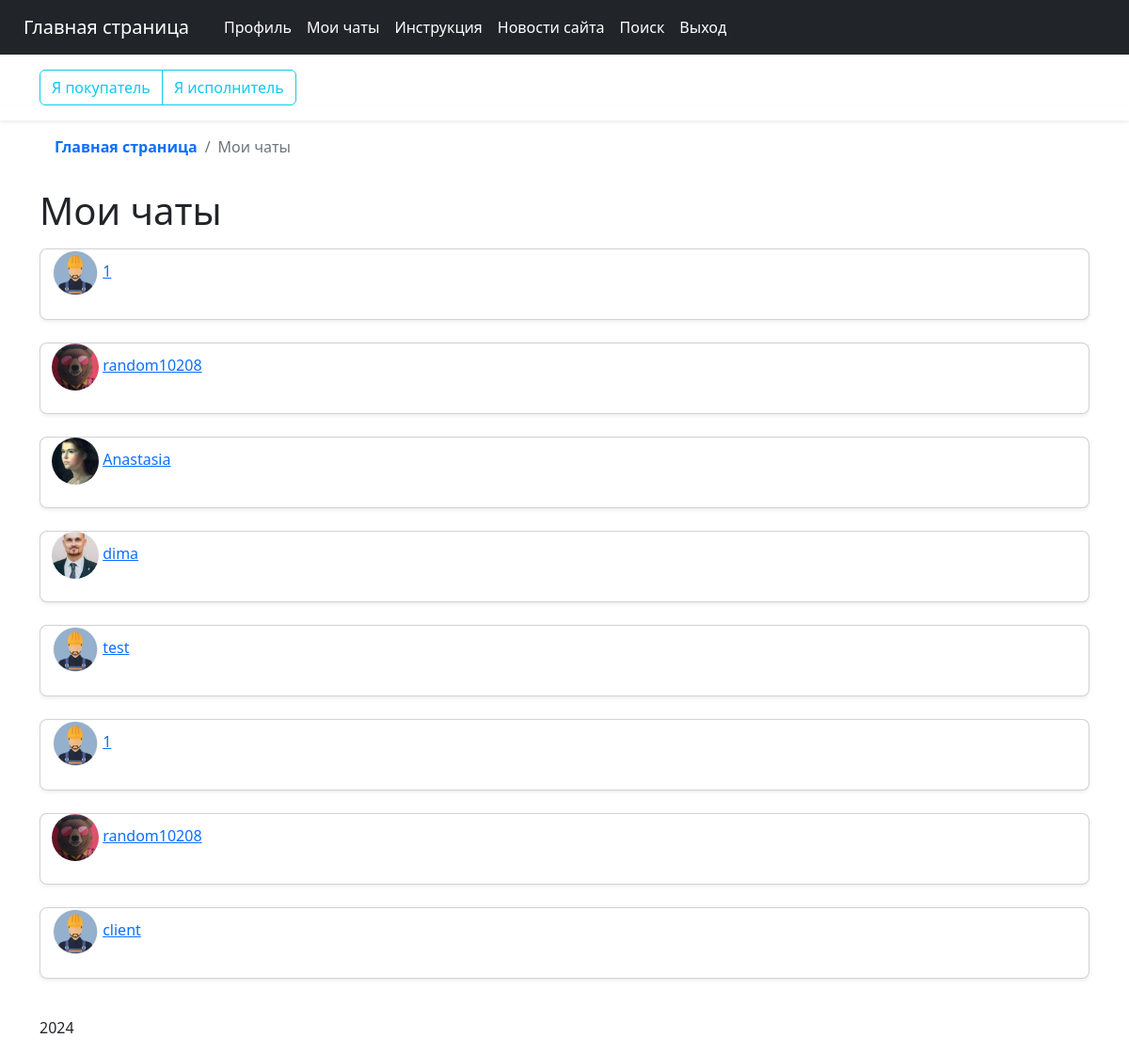
The page /users/chats (signed in) on the database its author committed.
### users/models.py (models this page shows, shortened)
class Conversation(models.Model):
    user1 = models.ForeignKey(User, related_name='user1', on_delete=models.CASCADE)
    user2 = models.ForeignKey(User, related_name='user2', on_delete=models.CASCADE)

class Profile(models.Model):
    user = models.OneToOneField(User, on_delete=models.CASCADE)
    image = models.ImageField(default='default.jpg', upload_to='profile_pics')

### users/views.py (the view)
# urls.py: path('chats', user_views.chats, name='chats'),
def chats(request):
    instance = request.user
    conversations = Conversation.objects.filter(user1=instance)
    conversations2 = Conversation.objects.filter(user2=instance)
    return render(request, 'users/my_chats.html', {
        'conversations': conversations,
        'conversations2': conversations2
    })

### users/templates/users/my_chats.html
{% extends "searchwork/base.html" %}
{% load crispy_forms_tags %}
{% block base %}
<div  class="p-2 "></div>
  <div class="container">
    <div class="d-flex justify-content-between">
      {% if user.is_authenticated %}
        <div>
            <div class="input-group">
                <a class="btn btn-outline-info" href="{% url 'client' %}">Я покупатель</a>
                <a class="btn btn-outline-info" href="{% url 'worker' %}">Я исполнитель</a>
      	    </div>
		</div>
      {% endif %}
    </div>
  </div>
<div  class="p-2 shadow-sm"></div>
<div class="container">
<ol class="breadcrumb p-3 bg-body-tertiary rounded-3">
      <li class="breadcrumb-item">
        <a class="link-body-emphasis fw-semibold text-decoration-none" href="{% url 'searchwork-about' %}">Главная страница</a>
      </li>
      <li class="breadcrumb-item active" aria-current="page">
        Мои чаты
      </li>
    </ol>
{% if conversations or conversations2 %}
    <h1 class="mb-3">Мои чаты</h1>
    {% for conversation in conversations %}
        <div class="card mb-4 rounded-3 shadow-sm">
            <article class="container mb-4">
              <img class="rounded-circle article-img" src="{{ conversation.user2.profile.image.url }}" width="50" height="50" alt="аватар заказчика">
                      <a class="mr-2" href="{% url 'chat' conversation.user2.id %}">{{ conversation.user2 }}</a>
            </article>
        </div>
    {% endfor %}
{% for conversation in conversations2 %}
        <div class="card mb-4 rounded-3 shadow-sm">
            <div class="container mb-4">
              <img class="rounded-circle article-img" src="{{ conversation.user1.profile.image.url }}" width="50" height="50" alt="аватар заказчика">
                      <a class="mr-2" href="{% url 'chat' conversation.user1.id %}">{{ conversation.user1 }}</a>
            </div>
        </div>
    {% endfor %}
{% else %}
<h1>Нет чатов.</h1>
        {% endif %}
    </div>
{% endblock base %}

### rows shown on the page
Conversation: user2.profile.image (placeholder picture), user2 "1"
Conversation: user2.profile.image (picture), user2 "random10208", user1.profile.image (picture), user1 "random10208"
Conversation: user2.profile.image (picture), user2 "Anastasia"
Conversation: user2.profile.image (picture), user2 "dima"
Conversation: user2.profile.image (placeholder picture), user2 "test"
Conversation: user1.profile.image (placeholder picture), user1 "1"
Conversation: user1.profile.image (placeholder picture), user1 "client"
